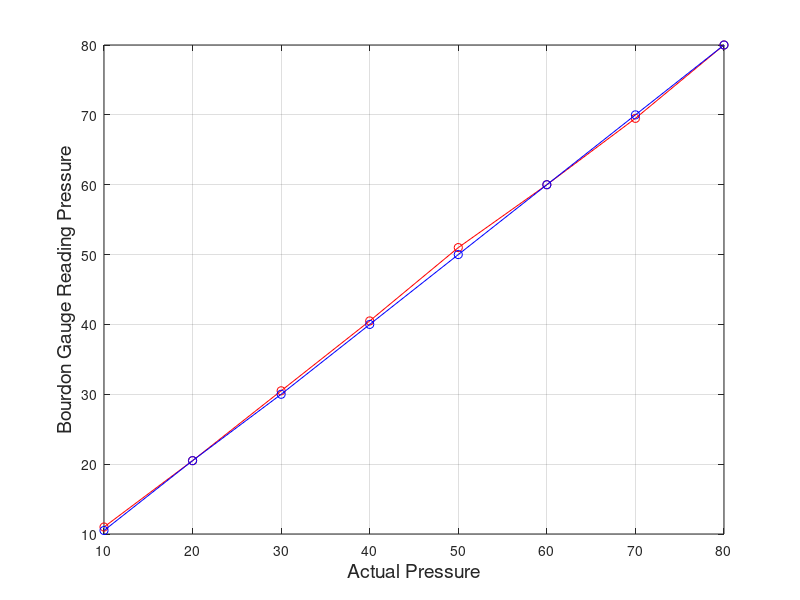

Source code (MATLAB): (Note: this script raises an error after producing the figure.)
% Measurements Lab 4 Calculations

%%  1. Calibration curve for the Bourdon gage using recorded vs. actual pressure from deadweight tester.
clear all, close all, clc

A = [10 20 30 40 50 60 70 80];
U = [11 20.5 30.5 40.5 51 60 69.5 80];
D = [10.5 20.5 30 40 50 60 70 80];

figure;
plot(A,U,'ro-',A,D,'bo-'); grid on;
xlabel('Actual Pressure','FontSize',14);ylabel('Bourdon Gauge Reading Pressure','FontSize',14);
h2_legend = legend('Pressure Reading UP','Pressure Reading DOWN','location','se');
set(h2_legend,'FontSize',14);

%title('Calibration curve for the Bourdon gage using recorded vs. actual pressure from deadweight tester');

%%  2. Calibration curve for the pressure transducer versus actual pressure using Bourdon gage and deadweight tester calibrations. 
clear all, close all, clc

I = dlmread('initial.txt', '', 1, 0);    % Initial
I(1:50,:) = []; 
I(:,1) = I(:,1)-5; 
I(1005:end,:) = [];
I(:,2) = I(:,2)+14.7;
a = 90:-5:30
p = [90.3702 85.7803 80.7022 75.3311 70.0577 65.0772 60.2921 54.5303 49.8428 44.4717...
    39.6866 34.4132 30.1163]

figure;
plot(a,p,'bo-'); grid on;
xlabel('Actual Pressure using Calibrated Bourdon gage','FontSize',14);ylabel('Pressure Transducer Reading','FontSize',14);




%% Initial
figure;
[hAx,hLine1,hLine2] = plotyy(I(:,1),I(:,2),I(:,1),I(:,3)); grid on;
xlabel('Time (sec)','FontSize',14);
ylabel(hAx(1),'Pressure (psig)','FontSize',14);
ylabel(hAx(2),'Temperature (C)','FontSize',14);
set(gca,'ytick',[0 5 10 15 20 25 30 35 40 45 50 55 60 65 70 75 80 85 90 95 100])
legend('Pressure','Temperature','location','ne');


%%  3. Tank Blowdown
clear all, close all, clc

% Matrices in form: Time(sec)   Pressure(psi)   Temperature(C)
V = 5*0.00378541 % m^3
R = 287
din = [0.031 0.062 0.128 0.24]
d = din*0.3048/12
a = d.*d*pi/4
c1 = zeros(1,4);
c2 = zeros(1,4);
tau1 = zeros(1,4);
tau2 = zeros(1,4);
tau3 = zeros(1,4);

A = dlmread('031.txt', '', 1, 0);        % 0.031
A(1:20,:) = []; 
A(:,1) = A(:,1)-20; 
A(300:end,:) = [];
A(:,2) = A(:,2)+14.7;

B = dlmread('062.txt', '', 1, 0);        % 0.062
B(1:1,:) = [];
B(:,1) = B(:,1)-1; 
B(71:end,:) = [];
B(:,2) = B(:,2)+14.7;

C = dlmread('128.txt', '', 1, 0);        % 0.128
C(1:9,:) = [];
C(:,1) = C(:,1)-.9; 
C(165:end,:) = [];
C(:,2) = C(:,2)+14.7;

D = dlmread('240.txt', '', 1, 0);        % 0.240
D(1:187,:) = [];
D(:,1) = D(:,1)-1.87; 
D(700:end,:) = [];
D(:,2) = D(:,2)+14.7;

p = polyfit(A(:,1),log(A(:,2)/A(1,2)),1);
tau1(1) = -1/p(1);
p = polyfit(A(:,1),(A(:,2)/A(1,2)).^(-1/7),1);
tau2(1) = 0.2/p(1);

p = polyfit(B(:,1),log(B(:,2)/B(1,2)),1);
tau1(2) = -1/p(1);
p = polyfit(B(:,1),(B(:,2)/B(1,2)).^(-1/7),1);
tau2(2) = 0.2/p(1);

p = polyfit(C(:,1),log(C(:,2)/C(1,2)),1);
tau1(3) = -1/p(1);
p = polyfit(C(:,1),(C(:,2)/C(1,2)).^(-1/7),1);
tau2(3) = 0.2/p(1);

p = polyfit(D(:,1),log(D(:,2)/D(1,2)),1);
tau1(4) = -1/p(1)
p = polyfit(D(:,1),(D(:,2)/D(1,2)).^(-1/7),1);
tau2(4) = 0.2/p(1)

% A
figure;
[hAx,hLine1,hLine2] = plotyy(A(:,1),A(:,2),A(:,1),A(:,3)); grid on;
xlabel('Time (sec)','FontSize',14);
ylabel(hAx(1),'Pressure (psia)','FontSize',14);
ylabel(hAx(2),'Temperature (C)','FontSize',14);
set(gca, 'YTick', [0 10 20 30 40 50 60 70 80 90 100])
ylim(hAx(2),[0 35]);
legend('Pressure','Temperature','location','ne');

figure;
semilogy(A(:,1), A(:,2)/A(1,2),'r-'); grid on;
xlabel('Time (sec)','FontSize',14);
ylabel('ln(P/P0)','FontSize',14);

figure;
plot(A(:,1), (A(:,2)/A(1,2)).^(-1/7),'r-'); grid on;
xlabel('Time (sec)','FontSize',14);
ylabel('(P/P0)^-1/7','FontSize',14);

% B
figure;
[hAx,hLine1,hLine2] = plotyy(B(:,1),B(:,2),B(:,1),B(:,3)); grid on;
xlabel('Time (sec)','FontSize',14);
ylabel(hAx(1),'Pressure (psia)','FontSize',14);
ylabel(hAx(2),'Temperature (C)','FontSize',14);
legend('Pressure','Temperature','location','ne');

figure;
semilogy(B(:,1), B(:,2)/B(1,2),'r-'); grid on;
xlabel('Time (sec)','FontSize',14);
ylabel('ln(P/P0)','FontSize',14);

figure;
plot(B(:,1), (B(:,2)/B(1,2)).^(-1/7),'r-'); grid on;
xlabel('Time (sec)','FontSize',14);
ylabel('(P/P0)^-1/7','FontSize',14);

% C
figure;
[hAx,hLine1,hLine2] = plotyy(C(:,1),C(:,2),C(:,1),C(:,3)); grid on;
xlabel('Time (sec)','FontSize',14);
ylabel(hAx(1),'Pressure (psia)','FontSize',14);
ylabel(hAx(2),'Temperature (C)','FontSize',14);
legend('Pressure','Temperature','location','ne');

figure;
semilogy(C(:,1), C(:,2)/C(1,2),'r-'); grid on;
xlabel('Time (sec)','FontSize',14);
ylabel('ln(P/P0)','FontSize',14);

figure;
plot(C(:,1), (C(:,2)/C(1,2)).^(-1/7),'r-'); grid on;
xlabel('Time (sec)','FontSize',14);
ylabel('(P/P0)^-1/7','FontSize',14);

% D
figure;
[hAx,hLine1,hLine2] = plotyy(D(:,1),D(:,2),D(:,1),D(:,3)); grid on;
xlabel('Time (sec)','FontSize',14);
ylabel(hAx(1),'Pressure (psia)','FontSize',14);
ylabel(hAx(2),'Temperature (C)','FontSize',14);
legend('Pressure','Temperature','location','ne');

figure;
semilogy(D(:,1), D(:,2)/D(1,2),'r-'); grid on;
xlabel('Time (sec)','FontSize',14);
ylabel('ln(P/P0)','FontSize',14);

figure;
plot(D(:,1), (D(:,2)/D(1,2)).^(-1/7),'r-'); grid on;
xlabel('Time (sec)','FontSize',14);
ylabel('(P/P0)^-1/7','FontSize',14);




figure;
hold on
grid on;
plot(A(:,1)/tau1(1),A(:,2)/A(1,2),'b');
plot(B(:,1)/tau1(2),B(:,2)/B(1,2),'g');
plot(C(:,1)/tau1(3),C(:,2)/C(1,2),'r');
plot(D(:,1)/tau1(4),D(:,2)/D(1,2),'y');
xlabel('Time/Tau','FontSize',14);
ylabel('P/P0','FontSize',14);
h2_legend = legend('D = 0.031"','D = 0.062"','D = 0.128"','D = 0.240"','location','ne');
set(h2_legend,'FontSize',14);


c1(1) = V/(0.0402*R*((A(1,3)+273.15).^0.5)*a(1)*tau1(1));
c1(2) = V/(0.0402*R*((B(1,3)+273.15).^0.5)*a(2)*tau1(2));
c1(3) = V/(0.0402*R*((C(1,3)+273.15).^0.5)*a(3)*tau1(3));
c1(4) = V/(0.0402*R*((D(1,3)+273.15).^0.5)*a(4)*tau1(4))

c2(1) = V/(0.0402*R*((A(1,3)+273.15).^0.5)*a(1)*tau2(1));
c2(2) = V/(0.0402*R*((B(1,3)+273.15).^0.5)*a(2)*tau2(2));
c2(3) = V/(0.0402*R*((C(1,3)+273.15).^0.5)*a(3)*tau2(3));
c2(4) = V/(0.0402*R*((D(1,3)+273.15).^0.5)*a(4)*tau2(4))

figure;
plot(din,c1,'r+-',din,c2,'b+-','MarkerSize',20); grid on;
xlabel('Oriface Diameter (in)','FontSize',14);
ylabel('Discharge Coefficient','FontSize',14);
h1_legend = legend('Isothermal','Adiabatic','location','ne');
set(h1_legend,'FontSize',14);

figure;
hold on
grid on;
plot(A(:,1)/tau1(1),(A(:,3)+273.5)/(A(1,3)+273.15),'r-');
plot(B(:,1)/tau1(2),(B(:,3)+273.5)/(B(1,3)+273.15),'b-');
plot(C(:,1)/tau1(3),(C(:,3)+273.5)/(C(1,3)+273.15),'g-');
plot(D(:,1)/tau1(4),(D(:,3)+273.5)/(D(1,3)+273.15),'c-');
x1 = 0:0.001:1.6;
x2 = 0:0.001:1.6;
ya = (1+(x2*0.2)).^(-2);
plot(x2,ya,'k-');
plot(x1,1,'m-');
xlabel('Time/Tau','FontSize',14);
ylabel('T/T0','FontSize',14);
h_legend = legend('D = 0.031"','D = 0.062"','D = 0.128"','D = 0.240"','Adiabatic','Isothermal','location','sw');
set(h_legend,'FontSize',14);


%%  4. Differential Pressure Transducer
clear all, close all, clc

V = [1.13 1.44 2.03 2.27]
H = ([0.816 0.863 0.937 0.962]-0.8)*0.3048/12
S = [15 30 45 50]*0.3048
P1 = ((V-1.05)/4)*998*9.81*0.3048/12
P2 = H*998*9.81*2
Vel1 = (2*P1/1.19).^0.5
Vel2 = (2*P2/1.19).^0.5

